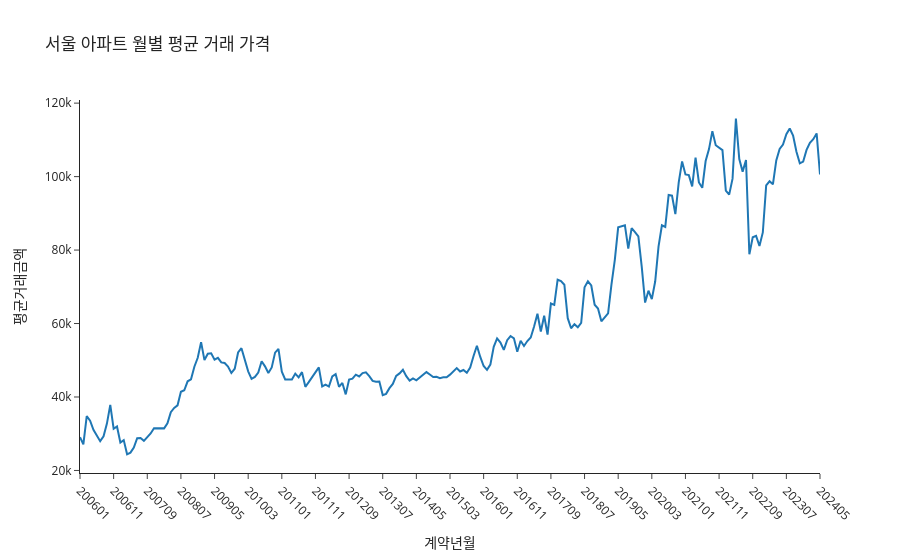

Source (notebook cell):
### Code cell
montly = (
    sa.groupby('계약년월')['거래금액(만원)']
    .mean()
    .reset_index()
)
montly.columns = ['계약년월', '평균거래금액']

montly['계약년월'] = montly['계약년월'].astype(str)

fig = px.line(
    montly,
    x='계약년월',
    y='평균거래금액',
    title='서울 아파트 월별 평균 거래 가격',
    template='simple_white'
)
fig.update_xaxes(tickangle=45, nticks=24)
fig.show()

### Figure 1 — Plotly figure (JSON) as saved in the notebook; plotly's stock layout.template omitted (floating-point values rounded to 4 significant figures; data arrays with more than 128 entries replaced by an {"elided": "..."} marker saying what was removed)
{"data": [{"hovertemplate": "계약년월=%{x}<br>평균거래금액=%{y}<extra></extra>", "legendgroup": "", "line": {"color": "#1F77B4", "dash": "solid"}, "marker": {"symbol": "circle"}, "mode": "lines", "name": "", "orientation": "v", "showlegend": false, "type": "scatter", "x": {"elided": "221 str values"}, "xaxis": "x", "y": {"elided": "221 float values"}, "yaxis": "y"}], "layout": {"legend": {"tracegroupgap": 0}, "title": {"text": "서울 아파트 월별 평균 거래 가격"}, "xaxis": {"anchor": "y", "domain": [0, 1], "nticks": 24, "tickangle": 45, "title": {"text": "계약년월"}}, "yaxis": {"anchor": "x", "domain": [0, 1], "title": {"text": "평균거래금액"}}}}
